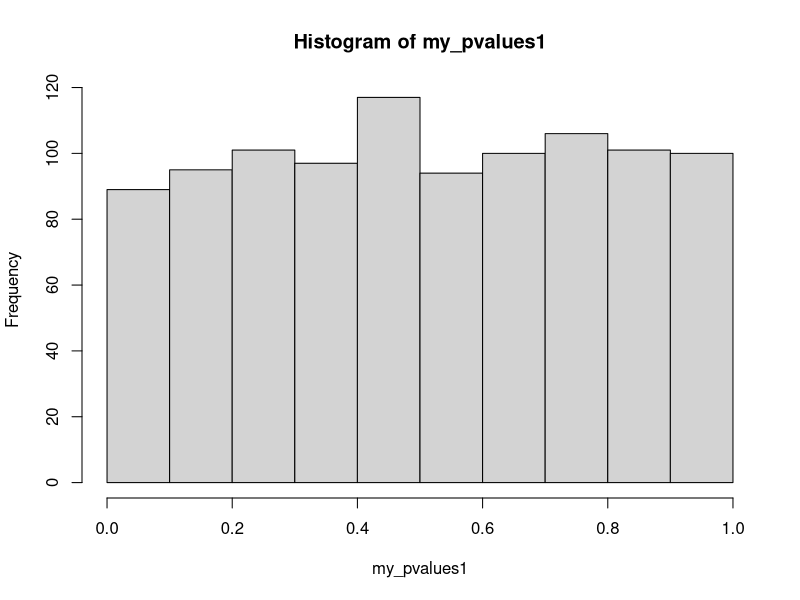
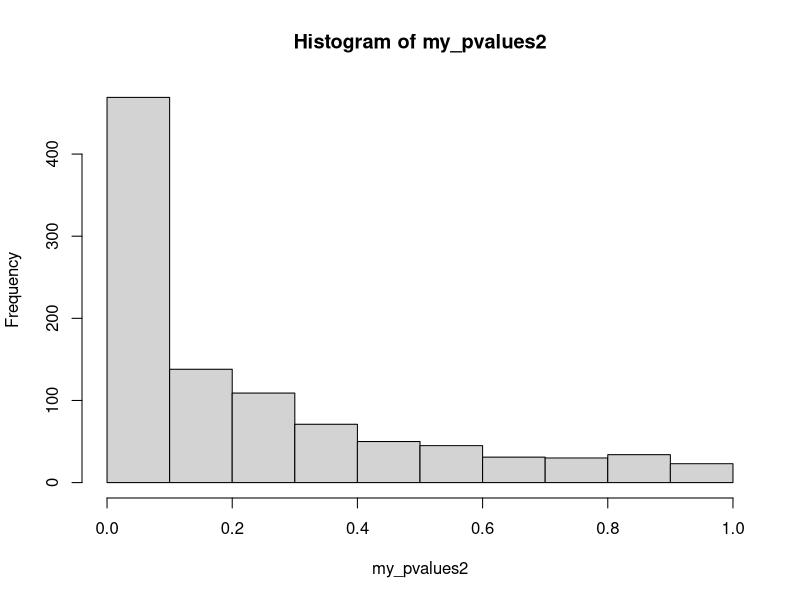
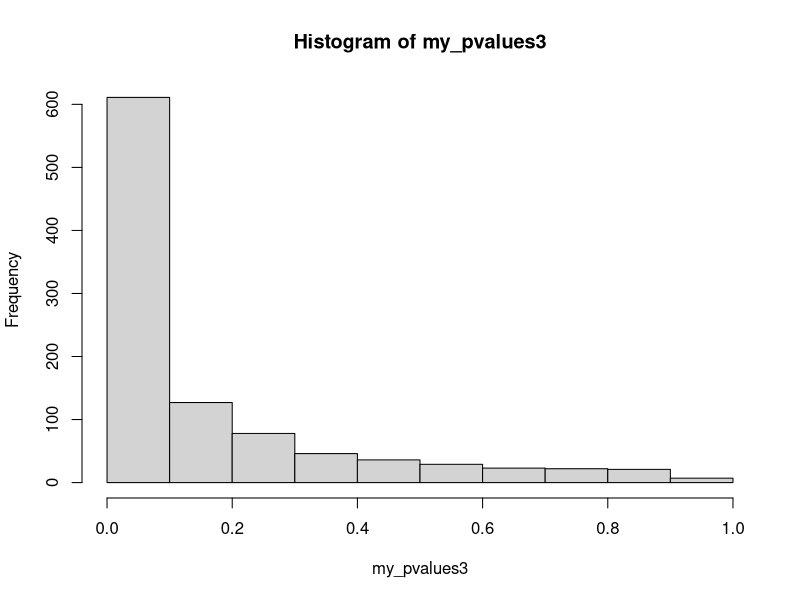

Write R code to recreate these figures, in order.
## ---- chunk 1
knitr::opts_chunk$set(echo = TRUE)
## ---- chunk 2
#repeat experiment 20 times

A<-replicate(10000,sum(rbinom(n=20,size=1,p=.05)))
length(A[A>0])/10000

#repeat experiment 50 times

B<-replicate(10000,sum(rbinom(n=50,size=1,p=.05)))
length(B[B>0])/10000
## ---- chunk 3
C<-replicate(10000,sum(rbinom(n=20,size=3,p=.05))) 
length(C[C>0])/10000

## ---- chunk 4
my_pvalues1<- replicate(1000,
                     t.test(rnorm(20,0,1),
                            rnorm(20,0,1), 
                            var.equal=TRUE)$p.value)
hist(my_pvalues1)
#We would get a flat distribution.
## ---- chunk 5
my_pvalues2<- replicate(1000,
                     t.test(rnorm(20,0.5,1),
                            rnorm(20,0,1), 
                            var.equal=TRUE)$p.value)
hist(my_pvalues2)
#We would get a p-curve distribution.
## ---- chunk 6
library(tibble)

my_pvalues3<-c()

for(i in 1:1000){
  sim_data<-tibble(subjects=1:80,
                   IV=rep(c("A","B","C","D"),each=20),
                   DV=c(rnorm(20,.5,1),replicate(3,rnorm(20,0,1))))

  sim_data$IV<-factor(sim_data$IV,
                      levels=c("A","B","C","D"))

  c1<-c(3,-1,-1,-1)
  contrasts(sim_data$IV)<-c1

  sim_output<-summary.aov(aov(DV~IV,sim_data),
                          split=list(IV=list("c1"=1)))

  my_pvalues3[i]<-sim_output[[1]]$`Pr(>F)`[2]
}

hist(my_pvalues3)
## ---- chunk 7
omnibus_pvalues<-c()
contrast_pvalues<-c()

for(i in 1:1000){
  sim_data<-tibble(subjects=1:80,
                   IV=rep(c("A","B","C","D"),each=20),
                   DV=c(rnorm(20,.5,1),replicate(3,rnorm(20,0,1))))

  sim_data$IV<-factor(sim_data$IV,
                      levels=c("A","B","C","D"))

  c1<-c(3,-1,-1,-1)
  contrasts(sim_data$IV)<-c1

  sim_output<-summary.aov(aov(DV~IV,sim_data),
                          split=list(IV=list("c1"=1)))

  omnibus_pvalues[i]<-sim_output[[1]]$`Pr(>F)`[1]
  contrast_pvalues[i]<-sim_output[[1]]$`Pr(>F)`[2]
}

omni_error<-length(omnibus_pvalues[omnibus_pvalues<.05])/
            length(omnibus_pvalues)
con_error<-length(contrast_pvalues[contrast_pvalues<.05])/
            length(contrast_pvalues)

omni_error==con_error
#The probability of type I error for omnibus test versus a specific contrast are not the same.
